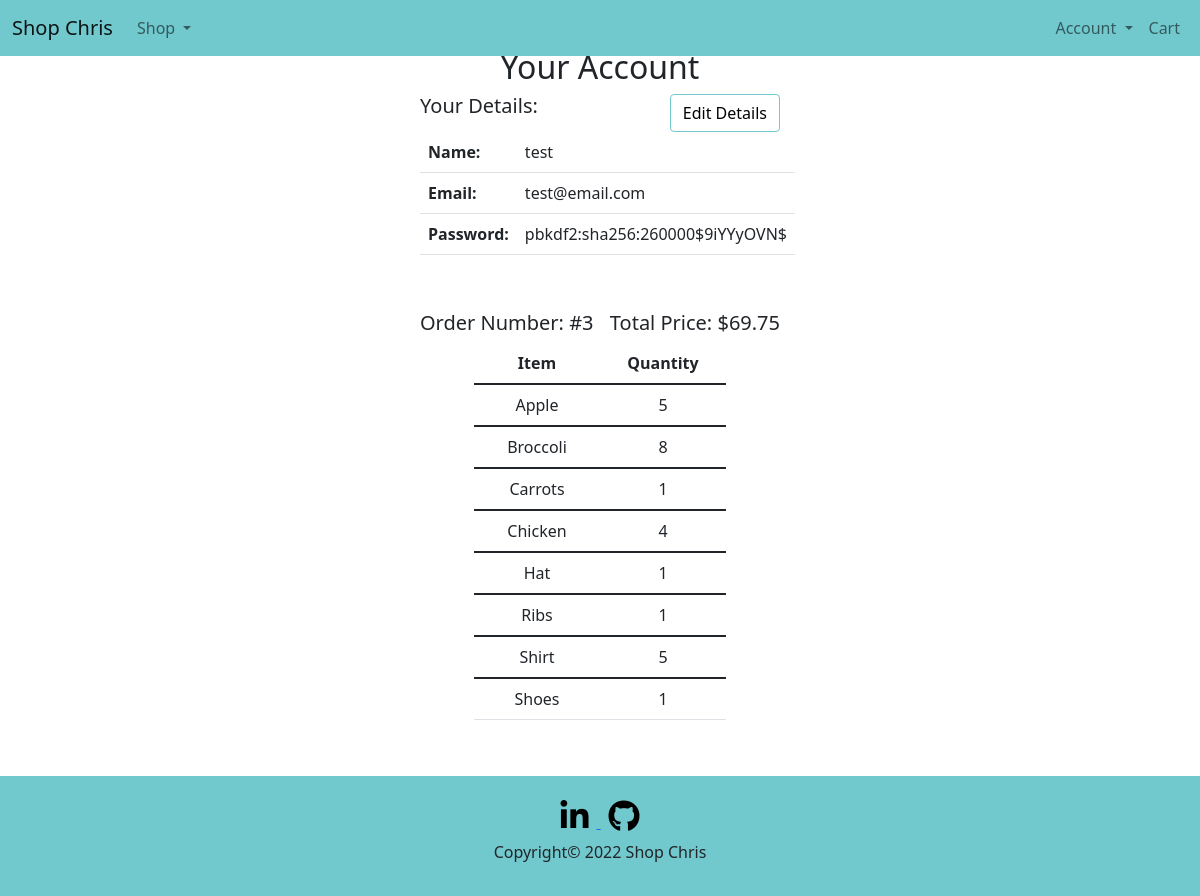
Screenshot of /account/2 (signed in) with the database file from the repository.
### main.py (models this page shows)
class User(UserMixin, db.Model):
    __tablename__ = "users"
    id = db.Column(db.Integer, primary_key=True)
    name = db.Column(db.String(100), nullable=False)
    email = db.Column(db.String(250), nullable=False, unique=True)
    password = db.Column(db.String(250), nullable=False)
    orders = db.relationship("Order", backref="user", lazy=True)

class Order(db.Model):
    __tablename__ = "orders"
    id = db.Column(db.Integer, primary_key=True)
    items = db.Column(db.String(2000), nullable=False)
    quantity = db.Column(db.String(100), nullable=False)
    total_price = db.Column(db.String(50), nullable=False)
    user_id = db.Column(db.Integer, db.ForeignKey('users.id'), nullable=False)

### main.py (the view)
@app.route("/account/<int:user_id>")
def account(user_id):
    if current_user.id != user_id:
        return abort(403)
    else:
        user = User.query.filter_by(id=user_id).first()
        orders = Order.query.filter_by(user_id=user_id).all()
        item_list = []
        quantities_list = []
        total_prices = []
        order_id_list = []
        for order in orders:
            items = order.items.split(",")
            items.remove(items[-1])
            item_list.append(items)
            quantities = order.quantity.split(",")
            quantities.remove(quantities[-1])
            quantities_list.append(quantities)
            total_prices.append(order.total_price)
            order_id_list.append(order.id)
        item_list.reverse()
        quantities_list.reverse()
        total_prices.reverse()
        order_id_list.reverse()
        list_iterations = len(item_list)
        return render_template("account.html", logged_in=current_user.is_authenticated, cart_size=len(shopping_cart),
                               title=user.name.title(), copyright_year=copyright_year, user=user, items=item_list,
                               quantities=quantities_list, total_prices=total_prices, id=order_id_list,
                               iterations=list_iterations)

### main.py (called while the page is built)
@login_manager.user_loader
def load_user(user_id):
    return User.query.get(int(user_id))

### templates/account.html (shortened to what this page needs)
{% extends "base.html" %}
{% block content %}
    <div class="container-fluid order-summary-heading">
        <h2>Your Account</h2>
    </div>
    <div class="container-fluid order-summary">
        <h5 class="details-heading">Your Details: </h5>
        <form action="{{ url_for('edit_account', user_id=user.id) }}" method="post">
            <button type="submit" class="btn btn-outline-primary generic-button edit-button" name="edit_details_button"
                    value={{ user.id }}>Edit Details</button>
        </form>
        <table class="table">
            <tr>
                <th scope="row">Name: </th>
                <td>{{ user.name }}</td>
            </tr>
            <tr>
                <th scope="row">Email: </th>
                <td>{{ user.email }}</td>
            </tr>
            <tr>
                <th scope="row">Password: </th>
                <td>{{ user.password[0:30] }}</td>
            </tr>
        </table>
        {% for x in range(0, iterations) %}
        {% set count = items[x]|length %}
        <div>
            <h5 class="order-number-header">Order Number: #{{ id[x] }}</h5>
            <h5 class="account-summary-price">Total Price: ${{ total_prices[x]}}</h5>
        </div>
        <table class="table order-summary-table">
            <thead>
                <th scope="col">Item</th>
                <th scope="col">Quantity</th>
            </thead>
            {% for y in range(0, count) %}
            <tbody>
                <tr>
                    <td>{{ items[x][y].title() }}</td>
                    <td>{{ quantities[x][y] }}</td>
                </tr>
            </tbody>
            {% endfor %}
        </table>
        {% endfor %}
    </div>
    {% endblock %}

### static/styles.css (style rules this page uses)
body { min-height: 100vh; position: relative; margin: 0; padding-bottom: 100px; box-sizing: border-box; }
h2 { text-align: center; }
.generic-button { border-color: #71C9CE !important; color: black !important; margin-left: auto !important; margin-right: auto; }
.account-summary-price { float: right; padding-top: 40px; }
.order-number-header { padding-top: 40px; float: left; }
.edit-button { float: right; }
.details-heading { float: left; }
.order-summary { padding: 0% 35% 0 35%; }
.order-summary-heading { padding: 4% 30% 0 30%; }
.order-summary-table { width: 70%; table-layout: fixed; text-align: center; margin-left: auto; margin-right: auto; }

### rows the page displays
User: name "test", email "test@email.com", password "pbkdf2:sha256:260000$9iYYyOVN$"
Order: total_price "69.75"

### other values shown
{{ id[x] }} "3"
{{ items[x][y].title() }} "Apple" "Broccoli" "Carrots" "Chicken" "Hat" "Ribs" "Shirt" "Shoes"
{{ quantities[x][y] }} "5" "8" "1" "4" "1" "1" "5" "1"
{{ copyright_year }} "2022"
